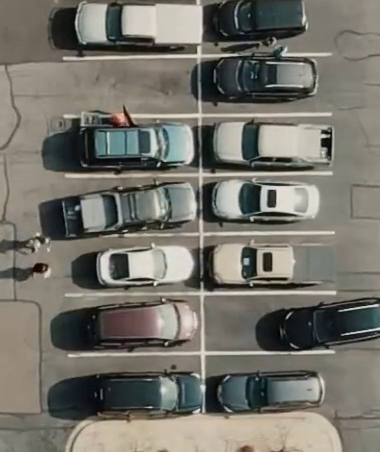
#> input picture frame 84 of Parking_Space_Detection/parking_crop.mp4, 380 x 452 px, given in place of video.mp4, which was not available
$ python Object_Tracking_OpenCV.py
#> lines starting #> are read from the running program, lines starting #| are printed output that depends on the picture; after the words box and inside, x2 and y2 are one past the last pixel; in counts of white or black regions, pixels touching at a corner belong together; pictures that were not available may be replaced by others from this repository, and a replacement may not be noted
import numpy as np
import cv2

# Some Global variables
detection = []
y_ref_roi = 30
offset = 2
count = 0


# Get the center point of contour
def get_center(x, y, w, h):
    x1 = int(w/2)
    y1 = int(h/2)
    cx = x + x1
    cy = y + y1

    return (cx, cy)


cap = cv2.VideoCapture("video.mp4")

# Create Background Subtractor object using MOG2
BGS = cv2.createBackgroundSubtractorMOG2()

# Check if the video file opened successfully
if not cap.isOpened():
    print("Error opening video file")

# Read and display frames from the video
while cap.isOpened():
    ret, frame = cap.read()
#> frame is the input picture: shape (452, 380, 3); mean B, G, R 106.6, 114.8, 116.9

    try:
        frame = cv2.resize(frame, (680, 460))
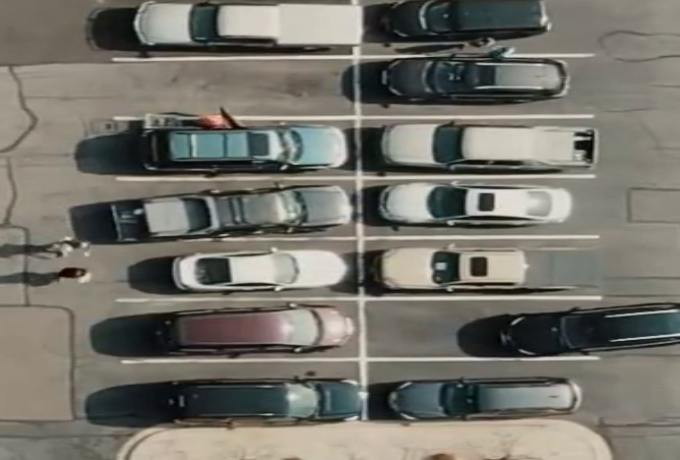
#> frame: shape (460, 680, 3); mean B, G, R 106.5, 114.7, 116.8
    except:
        pass

    roi = frame[240:320, 10:670]
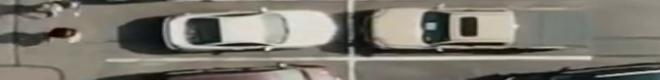
#> roi: shape (80, 660, 3); mean B, G, R 110.8, 120.2, 123.8

    # The reference line for main frame
    y_ref = 280

    # The reference line for detection
    cv2.line(frame, (10, y_ref), (670, y_ref), (255,0,0), 1, cv2.LINE_AA)

    cv2.putText(frame, f"Num. Vehicles {count}", (200, 30), cv2.FONT_HERSHEY_PLAIN, 2, (255, 0, 0), 2)
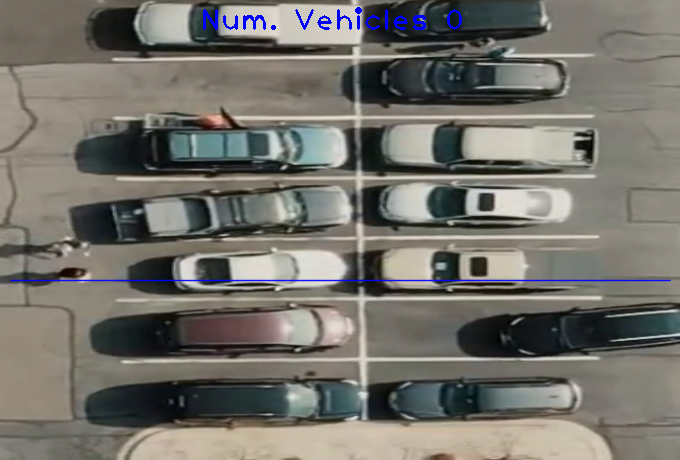
#> frame: shape (460, 680, 3); mean B, G, R 107.5, 113.8, 115.9

    gray = cv2.cvtColor(roi, cv2.COLOR_BGR2GRAY)
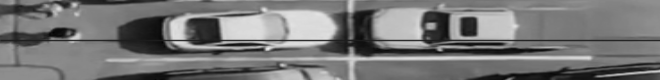
#> gray: shape (80, 660); min 2, max 236, mean 118.6
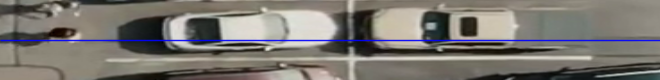
#> roi: shape (80, 660, 3); 3.75% of pixels changed, all inside (x1, y1, x2, y2) = (0, 39, 660, 42)
    blur = cv2.GaussianBlur(gray, (3, 3), 5)
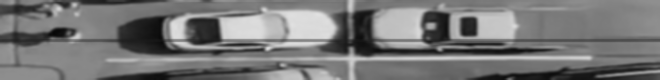
#> blur: shape (80, 660); min 7, max 225, mean 118.5

    # Apply background subtraction
    img_sub = BGS.apply(blur)
#> img_sub: shape (80, 660); every value is 127
    _, thr = cv2.threshold(img_sub, 200, 255, cv2.THRESH_BINARY)
#> thr: shape (80, 660); every value is 0

    # Apply dilation
    dilation = cv2.dilate(thr, np.ones((5, 5)))

    ### Fail Trial: No good results
    # Perform opening: erosion followed by dilation
    # kernel = np.ones((3, 3), np.uint8)
    # opening_img = cv2.morphologyEx(thr, cv2.MORPH_OPEN, kernel, iterations=1)

    contours, _ = cv2.findContours(dilation, cv2.RETR_TREE, cv2.CHAIN_APPROX_SIMPLE)
#> contours = []

    for i, contour in enumerate(contours):
        area = cv2.contourArea(contour)
        if area > 400:
            # print(area)

            # Get the points of bounding box
            x, y, w, h = cv2.boundingRect(contour)
            center = get_center(x, y, w, h)

            # Add center point to detection points
            detection.append(center)

            # Draw a rectangle and the center point of a vehicle
            cv2.rectangle(roi, (x, y), (x+w, y+h), (0,255,0), 2)
            cv2.circle(roi, center, 1, (0,0,255), 2)


            for cx, cy in detection:
                if (cy < (y_ref_roi + offset)) and (cy > (y_ref_roi - offset)):
                    count+=1
                    detection.remove((cx, cy))
                    print(f"num cars: {count}")
#> this loop made 0 passes
#> after the loop, count = 0; detection = []


    # To ignore the error when the video finished
    try:
        cv2.imshow("video", frame)
        # [5 lines of commented-out code are left out]
    except:
        print("Video finished")
        break

    # Adjust delay (20 milliseconds here, adjust as needed)
    if cv2.waitKey(20) & 0xFF == ord('q'):
#> (key q is pressed here)
        break

cap.release()
cv2.destroyAllWindows()

$ run again, starting later in the video
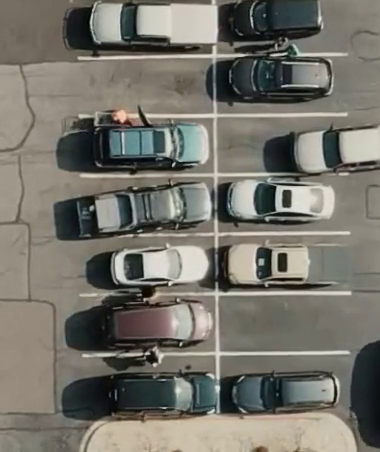
#> input picture frame 382 of Parking_Space_Detection/parking_crop.mp4, 380 x 452 px, given in place of video.mp4, which was not available
#> frame is the input picture: shape (452, 380, 3); mean B, G, R 106.7, 115, 117.3
#> `cv2.putText(frame, f"Num. Vehicles {count}", (200, 30), cv2.FONT_HERSH..`:
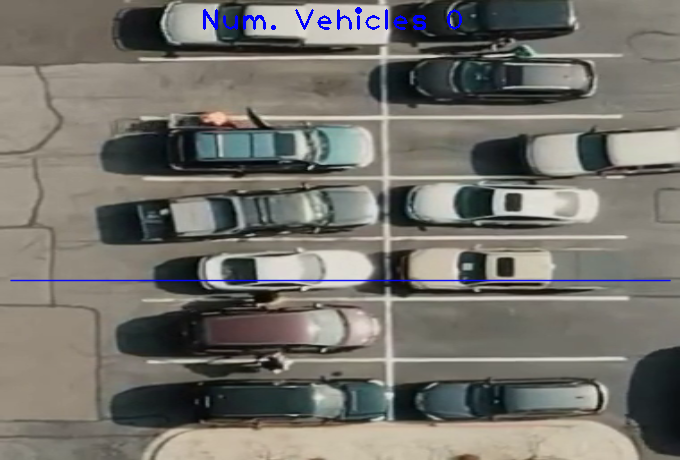
#> frame: shape (460, 680, 3); mean B, G, R 107.4, 114, 116.2
#> `blur = cv2.GaussianBlur(gray, (3, 3), 5)`:
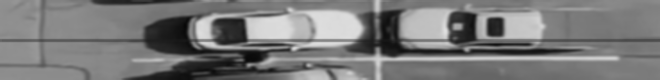
#> blur: shape (80, 660); min 8, max 223, mean 121.2
#> img_sub: shape (80, 660); every value is 127
#> thr: shape (80, 660); every value is 0
#> contours = []
#> after the loop `for i, contour in enumerate(contours):`: count = 0; detection = []

$ run again, starting later in the video
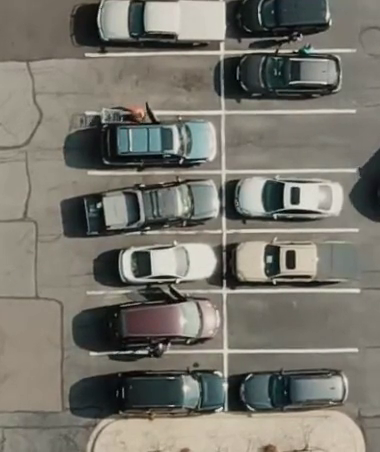
#> input picture frame 679 of Parking_Space_Detection/parking_crop.mp4, 380 x 452 px, given in place of video.mp4, which was not available
#> frame is the input picture: shape (452, 380, 3); mean B, G, R 108.3, 117.2, 119.7
#> `cv2.putText(frame, f"Num. Vehicles {count}", (200, 30), cv2.FONT_HERSH..`:
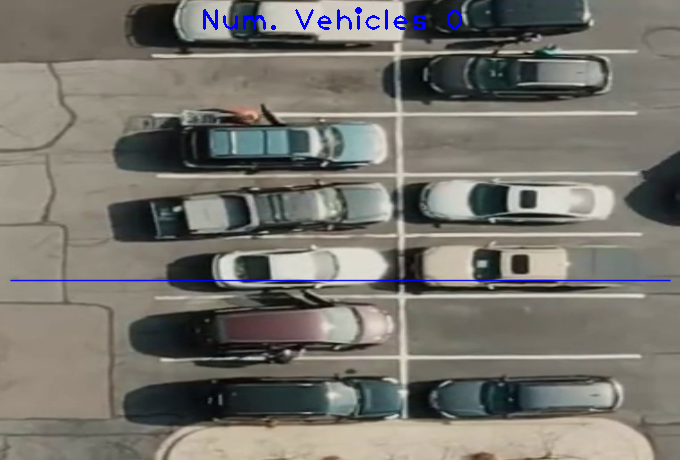
#> frame: shape (460, 680, 3); mean B, G, R 109.1, 116.2, 118.6
#> `blur = cv2.GaussianBlur(gray, (3, 3), 5)`:
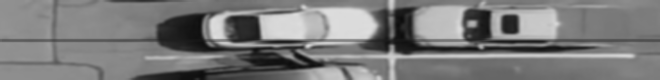
#> blur: shape (80, 660); min 12, max 222, mean 122.5
#> img_sub: shape (80, 660); every value is 127
#> thr: shape (80, 660); every value is 0
#> contours = []
#> after the loop `for i, contour in enumerate(contours):`: count = 0; detection = []
